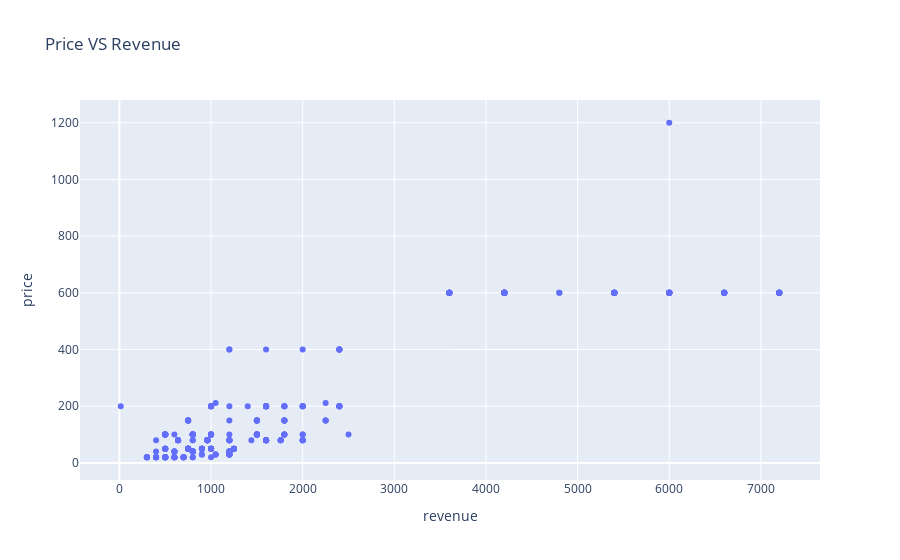

Notebook source saved alongside this figure:
### Code cell
px.scatter(data_frame=df,x='revenue',y='price',title='Price VS Revenue')

### Figure 1 — Plotly figure (JSON) as saved in the notebook; plotly's stock layout.template omitted (floating-point values rounded to 4 significant figures; data arrays with more than 128 entries replaced by an {"elided": "..."} marker saying what was removed)
{"data": [{"hovertemplate": "revenue=%{x}<br>price=%{y}<extra></extra>", "legendgroup": "", "marker": {"color": "#636efa", "symbol": "circle"}, "mode": "markers", "name": "", "orientation": "v", "showlegend": false, "type": "scatter", "x": {"elided": "368 float values"}, "xaxis": "x", "y": {"elided": "368 float values"}, "yaxis": "y"}], "layout": {"legend": {"tracegroupgap": 0}, "title": {"text": "Price VS Revenue"}, "xaxis": {"anchor": "y", "domain": [0, 1], "title": {"text": "revenue"}}, "yaxis": {"anchor": "x", "domain": [0, 1], "title": {"text": "price"}}}}
